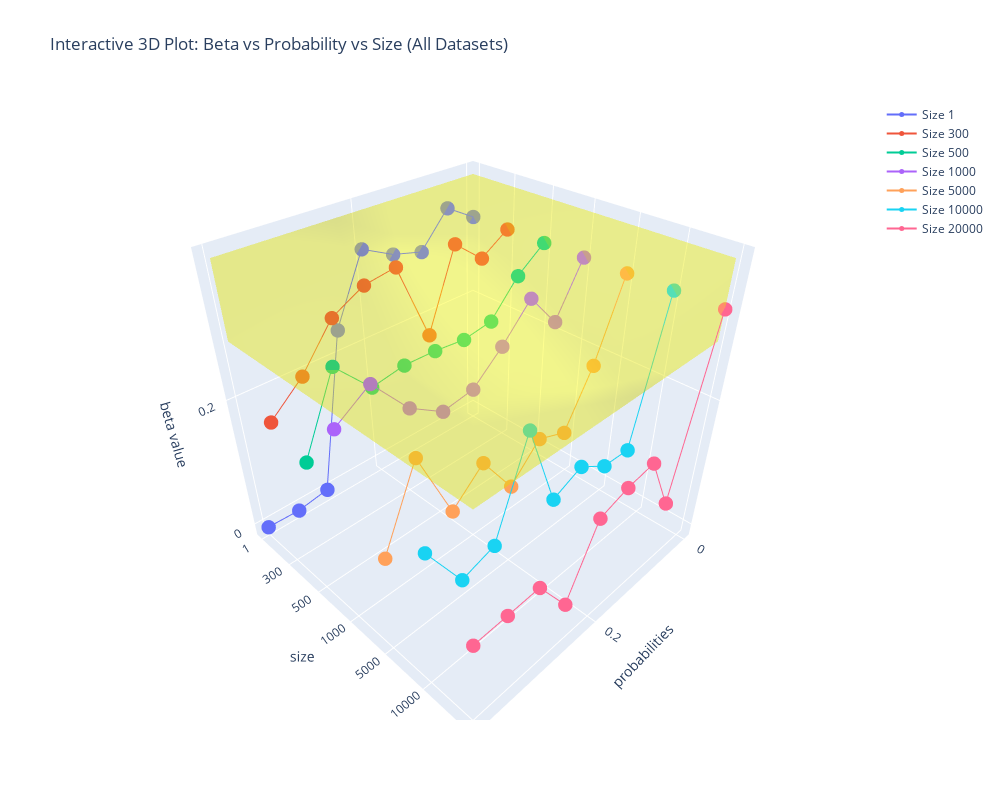

This figure's notebook cell:
### Code cell
import plotly.graph_objects as go
import numpy as np

# Organize all data
# =============================================

p = [p_1, p_300, p_500, p_1000, p_5000, p_10000, p_20000]
beta = [beta_1, beta_300, beta_500, beta_1000, beta_5000, beta_10000, beta_20000]
alpha = [alpha_1, alpha_300, alpha_500, alpha_1000, alpha_5000, alpha_10000, alpha_20000]
names = ['1', '300', '500', '1000', '5000', '10000', '20000']

# =============================================
# Build interactive plot
# =============================================
fig = go.Figure()

for idx in range(7):
    x = np.array(p[idx])
    y = [idx] * len(x)
    z = beta[idx]

    fig.add_trace(go.Scatter3d(
        x=x, y=y, z=z,
        mode='lines+markers',
        name=f"Size {names[idx]}",
        marker=dict(size=5),
    ))

# =============================================
# Add transparent highlight box for β ∈ [0.28, 0.38]
# =============================================

# Find x-axis range (max probability across all datasets)
x_max = max([max(p[i]) for i in range(7)])

# Box corners
x_min, x_max = 0, x_max
y_min, y_max = 0, 6  # covers all 7 curves (0 to 6)
z_min, z_max = 0.28, 0.38

# 8 vertices of the cuboid
X = [x_min, x_max, x_max, x_min, x_min, x_max, x_max, x_min]
Y = [y_min, y_min, y_max, y_max, y_min, y_min, y_max, y_max]
Z = [z_min, z_min, z_min, z_min, z_max, z_max, z_max, z_max]

fig.add_trace(go.Mesh3d(
    x=X, y=Y, z=Z,
    opacity=0.25,
    color='yellow',
    flatshading=False,
    name='β range 0.28–0.38',
    showscale=False,
    alphahull=0
))

# =============================================
# Axis labels and formatting
# =============================================

fig.update_layout(
    scene=dict(
        xaxis_title='probabilities',
        yaxis_title='size',
        zaxis_title='beta value',
        yaxis=dict(
            tickmode='array',
            tickvals=list(range(7)),
            ticktext=names
        )
    ),
    width=1000,
    height=800,
    title='Interactive 3D Plot: Beta vs Probability vs Size (All Datasets)'
)

fig.show()

### Figure 1 — Plotly figure (JSON) as saved in the notebook; plotly's stock layout.template omitted (floating-point values rounded to 4 significant figures)
{"data": [{"marker": {"size": 5}, "mode": "lines+markers", "name": "Size 1", "type": "scatter3d", "x": [0.0, 0.05, 0.1, 0.15, 0.2, 0.25, 0.3, 0.35, 0.4], "y": [0, 0, 0, 0, 0, 0, 0, 0, 0], "z": [0.3204, 0.3454, 0.2981, 0.3095, 0.3314, 0.237, 0.00021, -0.007599, -0.005959]}, {"marker": {"size": 5}, "mode": "lines+markers", "name": "Size 300", "type": "scatter3d", "x": [0.0, 0.05, 0.1, 0.15, 0.2, 0.25, 0.3, 0.35, 0.4], "y": [1, 1, 1, 1, 1, 1, 1, 1, 1], "z": [0.3204, 0.2939, 0.3283, 0.217, 0.3281, 0.3212, 0.2974, 0.2409, 0.2014]}, {"marker": {"size": 5}, "mode": "lines+markers", "name": "Size 500", "type": "scatter3d", "x": [0.0, 0.05, 0.1, 0.15, 0.2, 0.25, 0.3, 0.35, 0.4], "y": [2, 2, 2, 2, 2, 2, 2, 2, 2], "z": [0.3204, 0.2901, 0.2434, 0.2363, 0.2406, 0.2415, 0.2335, 0.2825, 0.1805]}, {"marker": {"size": 5}, "mode": "lines+markers", "name": "Size 1000", "type": "scatter3d", "x": [0.0, 0.05, 0.1, 0.15, 0.2, 0.25, 0.3, 0.35, 0.4], "y": [3, 3, 3, 3, 3, 3, 3, 3, 3], "z": [0.3204, 0.2489, 0.2987, 0.2533, 0.2155, 0.2081, 0.237, 0.2908, 0.26]}, {"marker": {"size": 5}, "mode": "lines+markers", "name": "Size 5000", "type": "scatter3d", "x": [0.0, 0.05, 0.1, 0.15, 0.2, 0.25, 0.3, 0.35, 0.4], "y": [4, 4, 4, 4, 4, 4, 4, 4, 4], "z": [0.3204, 0.2127, 0.1351, 0.1515, 0.1058, 0.1702, 0.1291, 0.2328, 0.1265]}, {"marker": {"size": 5}, "mode": "lines+markers", "name": "Size 10000", "type": "scatter3d", "x": [0.0, 0.05, 0.1, 0.15, 0.2, 0.25, 0.3, 0.35, 0.4], "y": [5, 5, 5, 5, 5, 5, 5, 5, 5], "z": [0.3204, 0.1163, 0.1186, 0.1459, 0.126, 0.2499, 0.1219, 0.1067, 0.1819]}, {"marker": {"size": 5}, "mode": "lines+markers", "name": "Size 20000", "type": "scatter3d", "x": [0.0, 0.05, 0.1, 0.15, 0.2, 0.25, 0.3, 0.35, 0.4], "y": [6, 6, 6, 6, 6, 6, 6, 6, 6], "z": [0.3204, 0.06802, 0.1602, 0.1535, 0.1399, 0.0413, 0.1077, 0.1058, 0.1043]}, {"alphahull": 0, "color": "yellow", "flatshading": false, "name": "β range 0.28–0.38", "opacity": 0.25, "showscale": false, "type": "mesh3d", "x": [0, 0.4, 0.4, 0, 0, 0.4, 0.4, 0], "y": [0, 0, 6, 6, 0, 0, 6, 6], "z": [0.28, 0.28, 0.28, 0.28, 0.38, 0.38, 0.38, 0.38]}], "layout": {"height": 800, "scene": {"xaxis": {"title": {"text": "probabilities"}}, "yaxis": {"tickmode": "array", "ticktext": ["1", "300", "500", "1000", "5000", "10000", "20000"], "tickvals": [0, 1, 2, 3, 4, 5, 6], "title": {"text": "size"}}, "zaxis": {"title": {"text": "beta value"}}}, "title": {"text": "Interactive 3D Plot: Beta vs Probability vs Size (All Datasets)"}, "width": 1000}}
